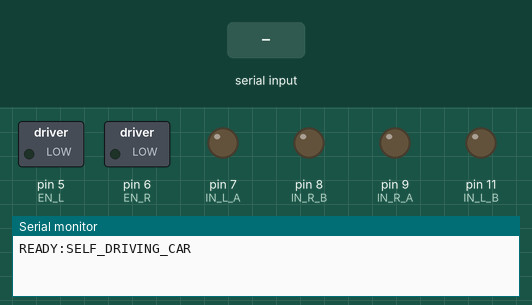
A sketch run on a simulated Arduino Uno, built with avr-gcc and run on an emulated ATmega328P. Shown: switched loads named in the sketch (green lamp = pin HIGH), output pins drawn as LEDs (lit = HIGH), the last lines printed to the serial monitor. Inputs (shaded band) come from the test bench.

Above: at 1.2 s.
1.3 s: "FORWARD\n" received over Serial
At 1.7 s:
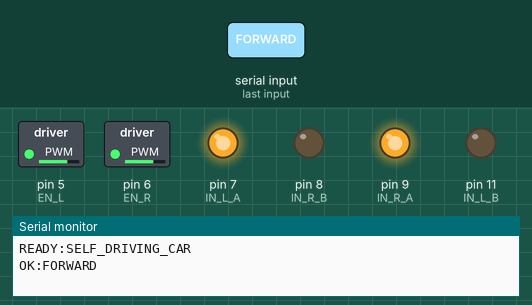
3.3 s: "BACKWARD\n" received over Serial
At 3.7 s:
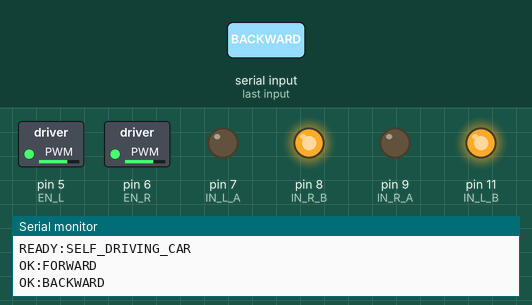
5.3 s: "LEFT\n" received over Serial
At 5.7 s:
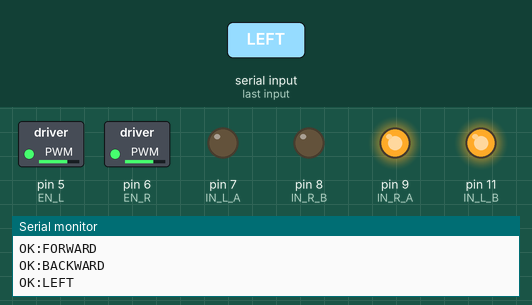
7.3 s: "RIGHT\n" received over Serial
At 7.7 s:
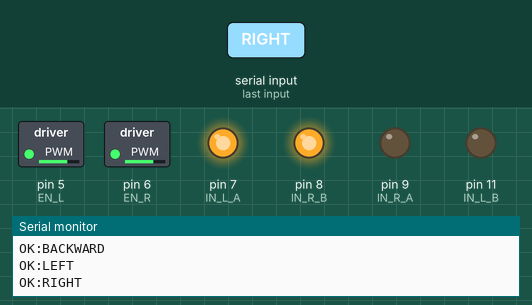
9.3 s: "SLIDE_LEFT\n" received over Serial
At 9.55 s:
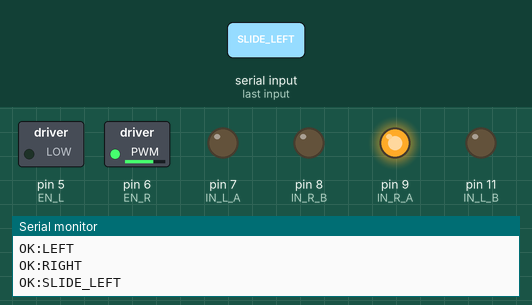
11.3 s: "SLIDE_RIGHT\n" received over Serial
At 11.7 s:
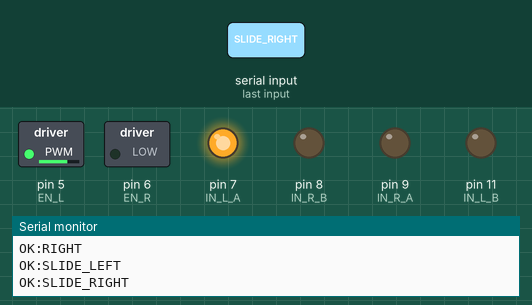
Timing chart, 0 to 14.3 s (numbered marks = the images above; inputs shaded):
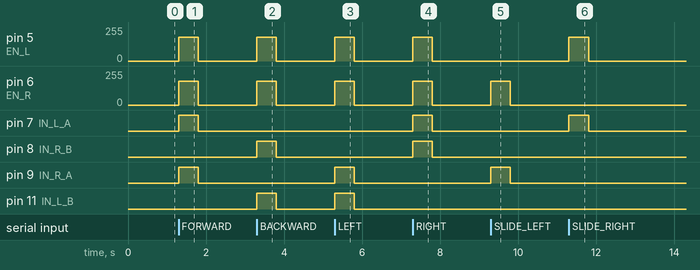

Measured:
- after the input at 1.3 s, pin 5 (EN_L), pin 6 (EN_R): 0/255 → 180/255 at once, → 0/255 0.50 s later; pin 7 (IN_L_A), pin 9 (IN_R_A): LOW → HIGH at once, → LOW 0.50 s later
- after the input at 3.3 s, pin 5 (EN_L), pin 6 (EN_R): 0/255 → 180/255 at once, → 0/255 0.50 s later; pin 8 (IN_R_B), pin 11 (IN_L_B): LOW → HIGH at once, → LOW 0.50 s later
- after the input at 5.3 s, pin 5 (EN_L), pin 6 (EN_R): 0/255 → 180/255 at once, → 0/255 0.50 s later; pin 9 (IN_R_A), pin 11 (IN_L_B): LOW → HIGH at once, → LOW 0.50 s later
- after the input at 7.3 s, pin 5 (EN_L), pin 6 (EN_R): 0/255 → 180/255 at once, → 0/255 0.50 s later; pin 7 (IN_L_A), pin 8 (IN_R_B): LOW → HIGH at once, → LOW 0.50 s later
- after the input at 9.3 s, pin 6 (EN_R): 0/255 → 180/255 at once, → 0/255 0.50 s later; pin 9 (IN_R_A): LOW → HIGH at once, → LOW 0.50 s later
- after the input at 11.3 s, pin 5 (EN_L): 0/255 → 180/255 at once, → 0/255 0.50 s later; pin 7 (IN_L_A): LOW → HIGH at once, → LOW 0.50 s later

The sketch:

SelfDrivingCar.ino
```cpp
/*
 * Minimal motor controller for the sanoguzhan/Self-Driving-Car hardware map.
 *
 * Arduino UNO -> L298N
 *   Left:  ENA D5, IN1 D7, IN2 D11
 *   Right: ENB D6, IN3 D9, IN4 D8
 *
 * Serial commands are newline-terminated at 115200 baud:
 *   FORWARD, BACKWARD, LEFT, RIGHT, HARD_LEFT, HARD_RIGHT,
 *   SLIDE_LEFT, SLIDE_RIGHT, STOP, PING
 *
 * The watchdog is intentional: if the Raspberry Pi stops sending commands,
 * both motor channels are disabled.
 */

const uint8_t EN_L = 5;
const uint8_t IN_L_A = 7;
const uint8_t IN_L_B = 11;

const uint8_t EN_R = 6;
const uint8_t IN_R_A = 9;
const uint8_t IN_R_B = 8;

const uint8_t DRIVE_SPEED = 180;       // 0..255; start conservatively
const unsigned long WATCHDOG_MS = 500; // stop if Pi link goes quiet

String commandBuffer;
unsigned long lastValidCommandMs = 0;

void setChannel(uint8_t enablePin, uint8_t pinA, uint8_t pinB,
                int16_t speed) {
  speed = constrain(speed, -255, 255);
  if (speed > 0) {
    digitalWrite(pinA, HIGH);
    digitalWrite(pinB, LOW);
  } else if (speed < 0) {
    digitalWrite(pinA, LOW);
    digitalWrite(pinB, HIGH);
  } else {
    digitalWrite(pinA, LOW);
    digitalWrite(pinB, LOW);
  }
  analogWrite(enablePin, abs(speed));
}

void stopMotors() {
  setChannel(EN_L, IN_L_A, IN_L_B, 0);
  setChannel(EN_R, IN_R_A, IN_R_B, 0);
}

void applyCommand(const String &command) {
  if (command == "FORWARD") {
    setChannel(EN_L, IN_L_A, IN_L_B, DRIVE_SPEED);
    setChannel(EN_R, IN_R_A, IN_R_B, DRIVE_SPEED);
  } else if (command == "BACKWARD") {
    setChannel(EN_L, IN_L_A, IN_L_B, -DRIVE_SPEED);
    setChannel(EN_R, IN_R_A, IN_R_B, -DRIVE_SPEED);
  } else if (command == "LEFT") {
    setChannel(EN_L, IN_L_A, IN_L_B, -DRIVE_SPEED);
    setChannel(EN_R, IN_R_A, IN_R_B, DRIVE_SPEED);
  } else if (command == "RIGHT") {
    setChannel(EN_L, IN_L_A, IN_L_B, DRIVE_SPEED);
    setChannel(EN_R, IN_R_A, IN_R_B, -DRIVE_SPEED);
  } else if (command == "HARD_LEFT") {
    setChannel(EN_L, IN_L_A, IN_L_B, -DRIVE_SPEED);
    setChannel(EN_R, IN_R_A, IN_R_B, DRIVE_SPEED);
  } else if (command == "HARD_RIGHT") {
    setChannel(EN_L, IN_L_A, IN_L_B, DRIVE_SPEED);
    setChannel(EN_R, IN_R_A, IN_R_B, -DRIVE_SPEED);
  } else if (command == "SLIDE_LEFT") {
    setChannel(EN_L, IN_L_A, IN_L_B, 0);
    setChannel(EN_R, IN_R_A, IN_R_B, DRIVE_SPEED);
  } else if (command == "SLIDE_RIGHT") {
    setChannel(EN_L, IN_L_A, IN_L_B, DRIVE_SPEED);
    setChannel(EN_R, IN_R_A, IN_R_B, 0);
  } else if (command == "STOP") {
    stopMotors();
  } else if (command == "STANDBY") {
    stopMotors();
    Serial.println("OK:STANDBY");
    return;
  } else if (command == "RESUME") {
    stopMotors();
    Serial.println("OK:RESUME");
    return;
  } else if (command == "PING") {
    Serial.println("READY");
    return;
  } else {
    stopMotors();
    Serial.println("ERROR:UNKNOWN_COMMAND");
    return;
  }

  lastValidCommandMs = millis();
  Serial.print("OK:");
  Serial.println(command);
}

void setup() {
  pinMode(EN_L, OUTPUT);
  pinMode(IN_L_A, OUTPUT);
  pinMode(IN_L_B, OUTPUT);
  pinMode(EN_R, OUTPUT);
  pinMode(IN_R_A, OUTPUT);
  pinMode(IN_R_B, OUTPUT);
  stopMotors();

  Serial.begin(115200);
  commandBuffer.reserve(24);
  lastValidCommandMs = millis();
  Serial.println("READY:SELF_DRIVING_CAR");
}

void loop() {
  while (Serial.available() > 0) {
    const char c = static_cast<char>(Serial.read());
    if (c == '\n' || c == '\r') {
      commandBuffer.trim();
      if (commandBuffer.length() > 0) {
        applyCommand(commandBuffer);
      }
      commandBuffer = "";
    } else if (commandBuffer.length() < 23) {
      commandBuffer += c;
    } else {
      commandBuffer = "";
      stopMotors();
    }
  }

  if (millis() - lastValidCommandMs > WATCHDOG_MS) {
    stopMotors();
  }
}
```
